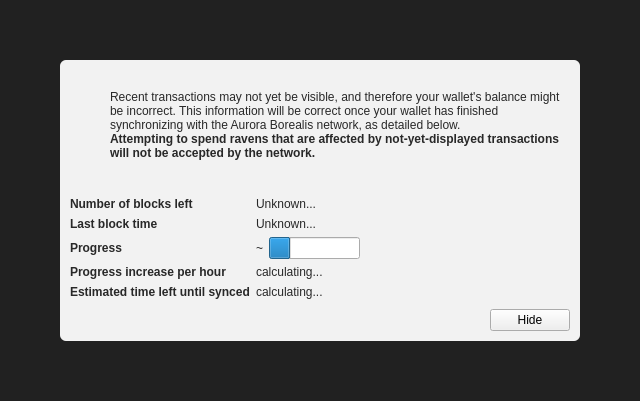
<?xml version="1.0" encoding="UTF-8"?>
<ui version="4.0">
 <class>ModalOverlay</class>
 <widget class="ModalOverlay" name="ModalOverlay">
  <property name="geometry">
   <rect>
    <x>0</x>
    <y>0</y>
    <width>640</width>
    <height>401</height>
   </rect>
  </property>
  <property name="windowTitle">
   <string>Form</string>
  </property>
  <layout class="QVBoxLayout" name="verticalLayout" stretch="0">
   <property name="sizeConstraint">
    <enum>QLayout::SetDefaultConstraint</enum>
   </property>
   <property name="leftMargin">
    <number>0</number>
   </property>
   <property name="topMargin">
    <number>0</number>
   </property>
   <property name="rightMargin">
    <number>0</number>
   </property>
   <property name="bottomMargin">
    <number>0</number>
   </property>
   <item>
    <widget class="QWidget" name="bgWidget" native="true">
     <property name="styleSheet">
      <string notr="true">#bgWidget { background: rgba(0,0,0,220); }</string>
     </property>
     <layout class="QVBoxLayout" name="verticalLayoutMain" stretch="1">
      <property name="leftMargin">
       <number>60</number>
      </property>
      <property name="topMargin">
       <number>60</number>
      </property>
      <property name="rightMargin">
       <number>60</number>
      </property>
      <property name="bottomMargin">
       <number>60</number>
      </property>
      <item>
       <widget class="QWidget" name="contentWidget" native="true">
        <property name="styleSheet">
         <string notr="true">#contentWidget { background: rgba(255,255,255,240); border-radius: 6px; }

QLabel { color: rgb(40,40,40);  }</string>
        </property>
        <layout class="QVBoxLayout" name="verticalLayoutSub" stretch="1,0,0,0">
         <property name="spacing">
          <number>0</number>
         </property>
         <property name="leftMargin">
          <number>10</number>
         </property>
         <property name="topMargin">
          <number>10</number>
         </property>
         <property name="rightMargin">
          <number>10</number>
         </property>
         <property name="bottomMargin">
          <number>10</number>
         </property>
         <item>
          <layout class="QHBoxLayout" name="horizontalLayoutIconText" stretch="0,1">
           <property name="topMargin">
            <number>20</number>
           </property>
           <item>
            <layout class="QVBoxLayout" name="verticalLayoutIcon">
             <property name="leftMargin">
              <number>0</number>
             </property>
             <item>
              <widget class="QPushButton" name="warningIcon">
               <property name="enabled">
                <bool>false</bool>
               </property>
               <property name="text">
                <string/>
               </property>
               <property name="icon">
                <iconset>
                 <normaloff>:/icons/warning</normaloff>
                 <disabledoff>:/icons/warning</disabledoff>:/icons/warning</iconset>
               </property>
               <property name="iconSize">
                <size>
                 <width>48</width>
                 <height>48</height>
                </size>
               </property>
               <property name="flat">
                <bool>true</bool>
               </property>
              </widget>
             </item>
             <item>
              <spacer name="verticalSpacerWarningIcon">
               <property name="orientation">
                <enum>Qt::Vertical</enum>
               </property>
               <property name="sizeHint" stdset="0">
                <size>
                 <width>20</width>
                 <height>40</height>
                </size>
               </property>
              </spacer>
             </item>
            </layout>
           </item>
           <item>
            <layout class="QVBoxLayout" name="verticalLayoutInfoText">
             <property name="leftMargin">
              <number>0</number>
             </property>
             <property name="topMargin">
              <number>0</number>
             </property>
             <item>
              <widget class="QLabel" name="infoText">
               <property name="text">
                <string>Recent transactions may not yet be visible, and therefore your wallet's balance might be incorrect. This information will be correct once your wallet has finished synchronizing with the Aurora Borealis network, as detailed below.</string>
               </property>
               <property name="textFormat">
                <enum>Qt::RichText</enum>
               </property>
               <property name="wordWrap">
                <bool>true</bool>
               </property>
              </widget>
             </item>
             <item>
              <widget class="QLabel" name="infoTextStrong">
               <property name="font">
                <font>
                 <weight>75</weight>
                 <bold>true</bold>
                </font>
               </property>
               <property name="text">
                <string>Attempting to spend ravens that are affected by not-yet-displayed transactions will not be accepted by the network.</string>
               </property>
               <property name="textFormat">
                <enum>Qt::RichText</enum>
               </property>
               <property name="wordWrap">
                <bool>true</bool>
               </property>
              </widget>
             </item>
             <item>
              <spacer name="verticalSpacerInTextSpace">
               <property name="orientation">
                <enum>Qt::Vertical</enum>
               </property>
               <property name="sizeHint" stdset="0">
                <size>
                 <width>20</width>
                 <height>40</height>
                </size>
               </property>
              </spacer>
             </item>
            </layout>
           </item>
          </layout>
         </item>
         <item>
          <spacer name="verticalSpacerAfterText">
           <property name="orientation">
            <enum>Qt::Vertical</enum>
           </property>
           <property name="sizeHint" stdset="0">
            <size>
             <width>20</width>
             <height>40</height>
            </size>
           </property>
          </spacer>
         </item>
         <item>
          <layout class="QFormLayout" name="formLayout">
           <property name="fieldGrowthPolicy">
            <enum>QFormLayout::FieldsStayAtSizeHint</enum>
           </property>
           <property name="horizontalSpacing">
            <number>6</number>
           </property>
           <property name="verticalSpacing">
            <number>6</number>
           </property>
           <property name="topMargin">
            <number>10</number>
           </property>
           <item row="0" column="0">
            <widget class="QLabel" name="labelNumberOfBlocksLeft">
             <property name="font">
              <font>
               <weight>75</weight>
               <bold>true</bold>
              </font>
             </property>
             <property name="text">
              <string>Number of blocks left</string>
             </property>
            </widget>
           </item>
           <item row="0" column="1">
            <widget class="QLabel" name="numberOfBlocksLeft">
             <property name="text">
              <string>Unknown...</string>
             </property>
            </widget>
           </item>
           <item row="1" column="0">
            <widget class="QLabel" name="labelLastBlockTime">
             <property name="font">
              <font>
               <weight>75</weight>
               <bold>true</bold>
              </font>
             </property>
             <property name="text">
              <string>Last block time</string>
             </property>
            </widget>
           </item>
           <item row="1" column="1">
            <widget class="QLabel" name="newestBlockDate">
             <property name="sizePolicy">
              <sizepolicy hsizetype="Maximum" vsizetype="Preferred">
               <horstretch>0</horstretch>
               <verstretch>0</verstretch>
              </sizepolicy>
             </property>
             <property name="text">
              <string>Unknown...</string>
             </property>
            </widget>
           </item>
           <item row="2" column="0">
            <widget class="QLabel" name="labelSyncDone">
             <property name="font">
              <font>
               <weight>75</weight>
               <bold>true</bold>
              </font>
             </property>
             <property name="text">
              <string>Progress</string>
             </property>
            </widget>
           </item>
           <item row="2" column="1">
            <layout class="QHBoxLayout" name="horizontalLayoutSync" stretch="0,1">
             <item>
              <widget class="QLabel" name="percentageProgress">
               <property name="text">
                <string notr="true">~</string>
               </property>
              </widget>
             </item>
             <item>
              <widget class="QProgressBar" name="progressBar">
               <property name="value">
                <number>24</number>
               </property>
               <property name="format">
                <string/>
               </property>
              </widget>
             </item>
            </layout>
           </item>
           <item row="4" column="0">
            <widget class="QLabel" name="labelProgressIncrease">
             <property name="font">
              <font>
               <weight>75</weight>
               <bold>true</bold>
              </font>
             </property>
             <property name="text">
              <string>Progress increase per hour</string>
             </property>
            </widget>
           </item>
           <item row="4" column="1">
            <widget class="QLabel" name="progressIncreasePerH">
             <property name="text">
              <string>calculating...</string>
             </property>
            </widget>
           </item>
           <item row="5" column="0">
            <widget class="QLabel" name="labelEstimatedTimeLeft">
             <property name="font">
              <font>
               <weight>75</weight>
               <bold>true</bold>
              </font>
             </property>
             <property name="text">
              <string>Estimated time left until synced</string>
             </property>
            </widget>
           </item>
           <item row="5" column="1">
            <widget class="QLabel" name="expectedTimeLeft">
             <property name="text">
              <string>calculating...</string>
             </property>
            </widget>
           </item>
          </layout>
         </item>
         <item>
          <layout class="QHBoxLayout" name="horizontalLayoutButtons">
           <property name="leftMargin">
            <number>10</number>
           </property>
           <property name="topMargin">
            <number>10</number>
           </property>
           <item>
            <widget class="QLabel" name="versionLabel">
             <property name="text">
              <string></string>
             </property>
            </widget>
           </item>
           <item>
            <spacer name="horizontalSpacer">
             <property name="orientation">
              <enum>Qt::Horizontal</enum>
             </property>
             <property name="sizeHint" stdset="0">
              <size>
               <width>40</width>
               <height>20</height>
              </size>
             </property>
            </spacer>
           </item>
           <item>
            <widget class="QPushButton" name="closeButton">
             <property name="text">
              <string>Hide</string>
             </property>
            </widget>
           </item>
          </layout>
         </item>
        </layout>
       </widget>
      </item>
     </layout>
    </widget>
   </item>
  </layout>
 </widget>
 <customwidgets>
  <customwidget>
   <class>ModalOverlay</class>
   <extends>QWidget</extends>
   <header>modaloverlay.h</header>
   <container>1</container>
  </customwidget>
 </customwidgets>
 <resources/>
 <connections/>
</ui>
